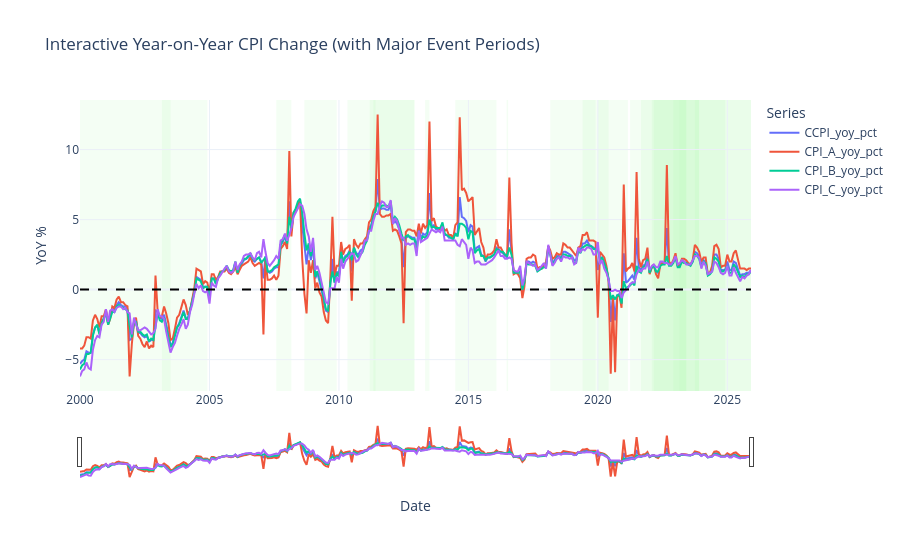

The notebook cell saved with this chart:
### Code cell
# 2) Interactive year-on-year inflation rates with event windows
fig = go.Figure()
for col in ["CCPI_yoy_pct", "CPI_A_yoy_pct", "CPI_B_yoy_pct", "CPI_C_yoy_pct"]:
    fig.add_trace(
        go.Scatter(
            x=monthly["Date"],
            y=monthly[col],
            mode="lines",
            name=col,
            hovertemplate="Date=%{x|%Y-%m}<br>YoY=%{y:.2f}%<extra>" + col + "</extra>",
        )
    )

fig.add_hline(y=0, line_dash="dash", line_color="black")
for _, row in event_periods.iterrows():
    fig.add_vrect(
        x0=row["Start"],
        x1=row["End"],
        fillcolor="LightGreen",
        opacity=0.10,
        layer="below",
        line_width=0,
    )

fig.update_layout(
    title="Interactive Year-on-Year CPI Change (with Major Event Periods)",
    xaxis_title="Date",
    yaxis_title="YoY %",
    hovermode="x unified",
    legend_title_text="Series",
    template="plotly_white",
    dragmode="pan",
)
fig.update_xaxes(rangeslider_visible=True)
fig.show(config={"scrollZoom": True, "doubleClick": "reset+autosize"})

### Figure 1 — Plotly figure (JSON) as saved in the notebook; plotly's stock layout.template omitted (floating-point values rounded to 4 significant figures; data arrays with more than 128 entries replaced by an {"elided": "..."} marker saying what was removed)
{"data": [{"hovertemplate": "Date=%{x|%Y-%m}<br>YoY=%{y:.2f}%<extra>CCPI_yoy_pct</extra>", "mode": "lines", "name": "CCPI_yoy_pct", "type": "scatter", "x": {"elided": "312 str values"}, "y": {"elided": "312 float values"}}, {"hovertemplate": "Date=%{x|%Y-%m}<br>YoY=%{y:.2f}%<extra>CPI_A_yoy_pct</extra>", "mode": "lines", "name": "CPI_A_yoy_pct", "type": "scatter", "x": {"elided": "312 str values"}, "y": {"elided": "312 float values"}}, {"hovertemplate": "Date=%{x|%Y-%m}<br>YoY=%{y:.2f}%<extra>CPI_B_yoy_pct</extra>", "mode": "lines", "name": "CPI_B_yoy_pct", "type": "scatter", "x": {"elided": "312 str values"}, "y": {"elided": "312 float values"}}, {"hovertemplate": "Date=%{x|%Y-%m}<br>YoY=%{y:.2f}%<extra>CPI_C_yoy_pct</extra>", "mode": "lines", "name": "CPI_C_yoy_pct", "type": "scatter", "x": {"elided": "312 str values"}, "y": {"elided": "312 float values"}}], "layout": {"dragmode": "pan", "hovermode": "x unified", "legend": {"title": {"text": "Series"}}, "shapes": [{"line": {"color": "black", "dash": "dash"}, "type": "line", "x0": 0, "x1": 1, "xref": "x domain", "y0": 0, "y1": 0, "yref": "y"}, {"fillcolor": "LightGreen", "layer": "below", "line": {"width": 0}, "opacity": 0.1, "type": "rect", "x0": "2000-01-01T00:00:00", "x1": "2004-12-01T00:00:00", "xref": "x", "y0": 0, "y1": 1, "yref": "y domain"}, {"fillcolor": "LightGreen", "layer": "below", "line": {"width": 0}, "opacity": 0.1, "type": "rect", "x0": "2003-03-01T00:00:00", "x1": "2003-07-01T00:00:00", "xref": "x", "y0": 0, "y1": 1, "yref": "y domain"}, {"fillcolor": "LightGreen", "layer": "below", "line": {"width": 0}, "opacity": 0.1, "type": "rect", "x0": "2008-09-01T00:00:00", "x1": "2009-12-01T00:00:00", "xref": "x", "y0": 0, "y1": 1, "yref": "y domain"}, {"fillcolor": "LightGreen", "layer": "below", "line": {"width": 0}, "opacity": 0.1, "type": "rect", "x0": "2007-08-01T00:00:00", "x1": "2008-03-01T00:00:00", "xref": "x", "y0": 0, "y1": 1, "yref": "y domain"}, {"fillcolor": "LightGreen", "layer": "below", "line": {"width": 0}, "opacity": 0.1, "type": "rect", "x0": "2010-05-01T00:00:00", "x1": "2012-12-01T00:00:00", "xref": "x", "y0": 0, "y1": 1, "yref": "y domain"}, {"fillcolor": "LightGreen", "layer": "below", "line": {"width": 0}, "opacity": 0.1, "type": "rect", "x0": "2011-05-01T00:00:00", "x1": "2012-12-01T00:00:00", "xref": "x", "y0": 0, "y1": 1, "yref": "y domain"}, {"fillcolor": "LightGreen", "layer": "below", "line": {"width": 0}, "opacity": 0.1, "type": "rect", "x0": "2011-03-11T00:00:00", "x1": "2011-06-01T00:00:00", "xref": "x", "y0": 0, "y1": 1, "yref": "y domain"}, {"fillcolor": "LightGreen", "layer": "below", "line": {"width": 0}, "opacity": 0.1, "type": "rect", "x0": "2014-07-01T00:00:00", "x1": "2016-02-01T00:00:00", "xref": "x", "y0": 0, "y1": 1, "yref": "y domain"}, {"fillcolor": "LightGreen", "layer": "below", "line": {"width": 0}, "opacity": 0.1, "type": "rect", "x0": "2013-05-01T00:00:00", "x1": "2013-07-01T00:00:00", "xref": "x", "y0": 0, "y1": 1, "yref": "y domain"}, {"fillcolor": "LightGreen", "layer": "below", "line": {"width": 0}, "opacity": 0.1, "type": "rect", "x0": "2016-06-23T00:00:00", "x1": "2016-07-15T00:00:00", "xref": "x", "y0": 0, "y1": 1, "yref": "y domain"}, {"fillcolor": "LightGreen", "layer": "below", "line": {"width": 0}, "opacity": 0.1, "type": "rect", "x0": "2018-03-01T00:00:00", "x1": "2019-12-01T00:00:00", "xref": "x", "y0": 0, "y1": 1, "yref": "y domain"}, {"fillcolor": "LightGreen", "layer": "below", "line": {"width": 0}, "opacity": 0.1, "type": "rect", "x0": "2019-06-01T00:00:00", "x1": "2020-06-01T00:00:00", "xref": "x", "y0": 0, "y1": 1, "yref": "y domain"}, {"fillcolor": "LightGreen", "layer": "below", "line": {"width": 0}, "opacity": 0.1, "type": "rect", "x0": "2020-01-01T00:00:00", "x1": "2021-03-01T00:00:00", "xref": "x", "y0": 0, "y1": 1, "yref": "y domain"}, {"fillcolor": "LightGreen", "layer": "below", "line": {"width": 0}, "opacity": 0.1, "type": "rect", "x0": "2021-04-01T00:00:00", "x1": "2023-12-01T00:00:00", "xref": "x", "y0": 0, "y1": 1, "yref": "y domain"}, {"fillcolor": "LightGreen", "layer": "below", "line": {"width": 0}, "opacity": 0.1, "type": "rect", "x0": "2021-09-01T00:00:00", "x1": "2025-12-01T00:00:00", "xref": "x", "y0": 0, "y1": 1, "yref": "y domain"}, {"fillcolor": "LightGreen", "layer": "below", "line": {"width": 0}, "opacity": 0.1, "type": "rect", "x0": "2022-02-01T00:00:00", "x1": "2023-12-01T00:00:00", "xref": "x", "y0": 0, "y1": 1, "yref": "y domain"}, {"fillcolor": "LightGreen", "layer": "below", "line": {"width": 0}, "opacity": 0.1, "type": "rect", "x0": "2022-03-01T00:00:00", "x1": "2024-12-01T00:00:00", "xref": "x", "y0": 0, "y1": 1, "yref": "y domain"}, {"fillcolor": "LightGreen", "layer": "below", "line": {"width": 0}, "opacity": 0.1, "type": "rect", "x0": "2022-12-01T00:00:00", "x1": "2023-06-01T00:00:00", "xref": "x", "y0": 0, "y1": 1, "yref": "y domain"}, {"fillcolor": "LightGreen", "layer": "below", "line": {"width": 0}, "opacity": 0.1, "type": "rect", "x0": "2023-03-01T00:00:00", "x1": "2023-06-01T00:00:00", "xref": "x", "y0": 0, "y1": 1, "yref": "y domain"}, {"fillcolor": "LightGreen", "layer": "below", "line": {"width": 0}, "opacity": 0.1, "type": "rect", "x0": "2023-10-01T00:00:00", "x1": "2025-12-01T00:00:00", "xref": "x", "y0": 0, "y1": 1, "yref": "y domain"}], "title": {"text": "Interactive Year-on-Year CPI Change (with Major Event Periods)"}, "xaxis": {"rangeslider": {"visible": true}, "title": {"text": "Date"}}, "yaxis": {"title": {"text": "YoY %"}}}}
